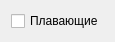
<?xml version="1.0" encoding="UTF-8"?>
<ui version="4.0">
 <class>OScopeCursorsWgt</class>
 <widget class="QWidget" name="OScopeCursorsWgt">
  <property name="geometry">
   <rect>
    <x>0</x>
    <y>0</y>
    <width>110</width>
    <height>39</height>
   </rect>
  </property>
  <property name="windowTitle">
   <string>Form</string>
  </property>
  <layout class="QVBoxLayout" name="verticalLayout">
   <item>
    <widget class="QCheckBox" name="cbFloating">
     <property name="text">
      <string>Плавающие</string>
     </property>
    </widget>
   </item>
  </layout>
 </widget>
 <resources/>
 <connections/>
</ui>
